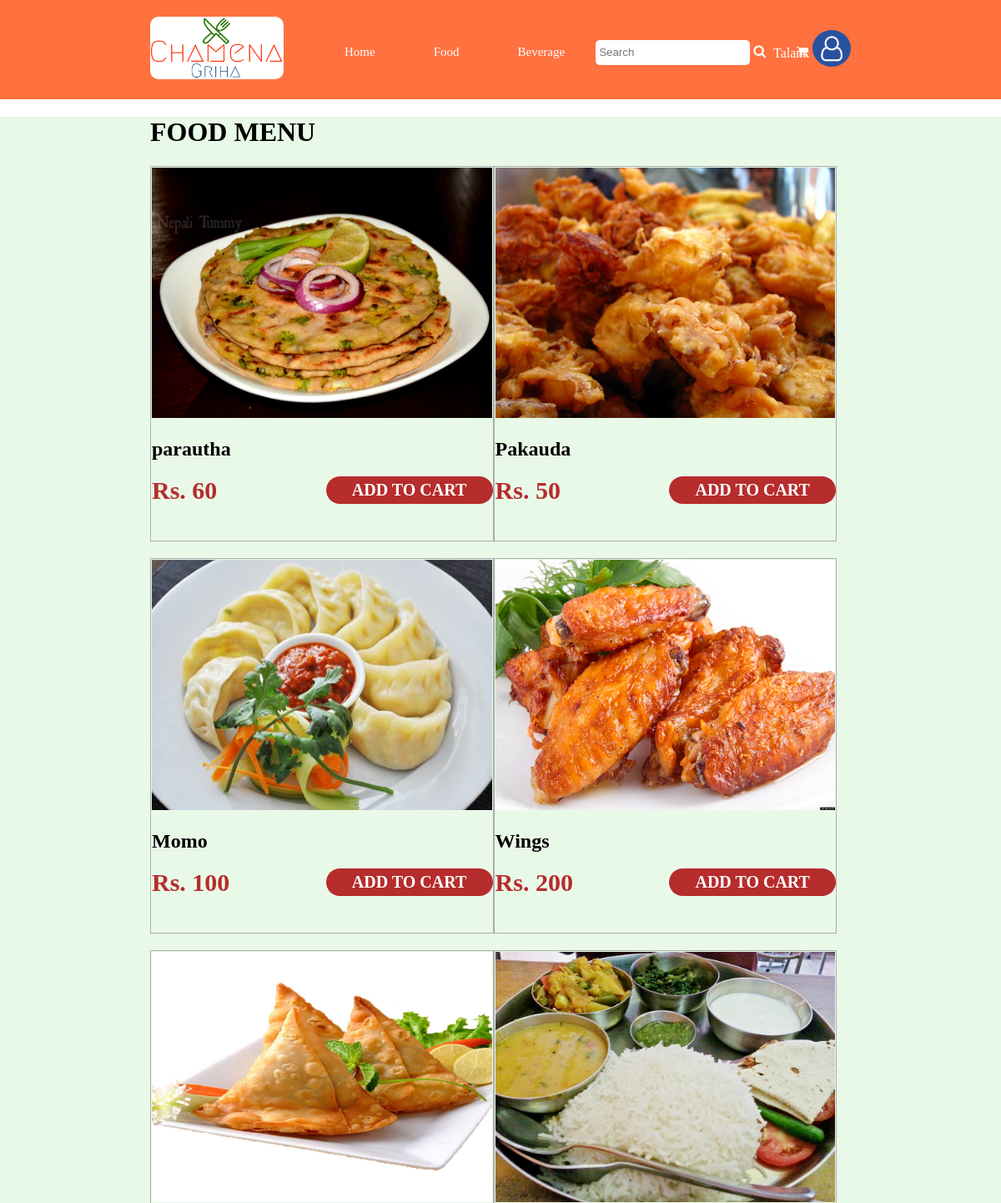
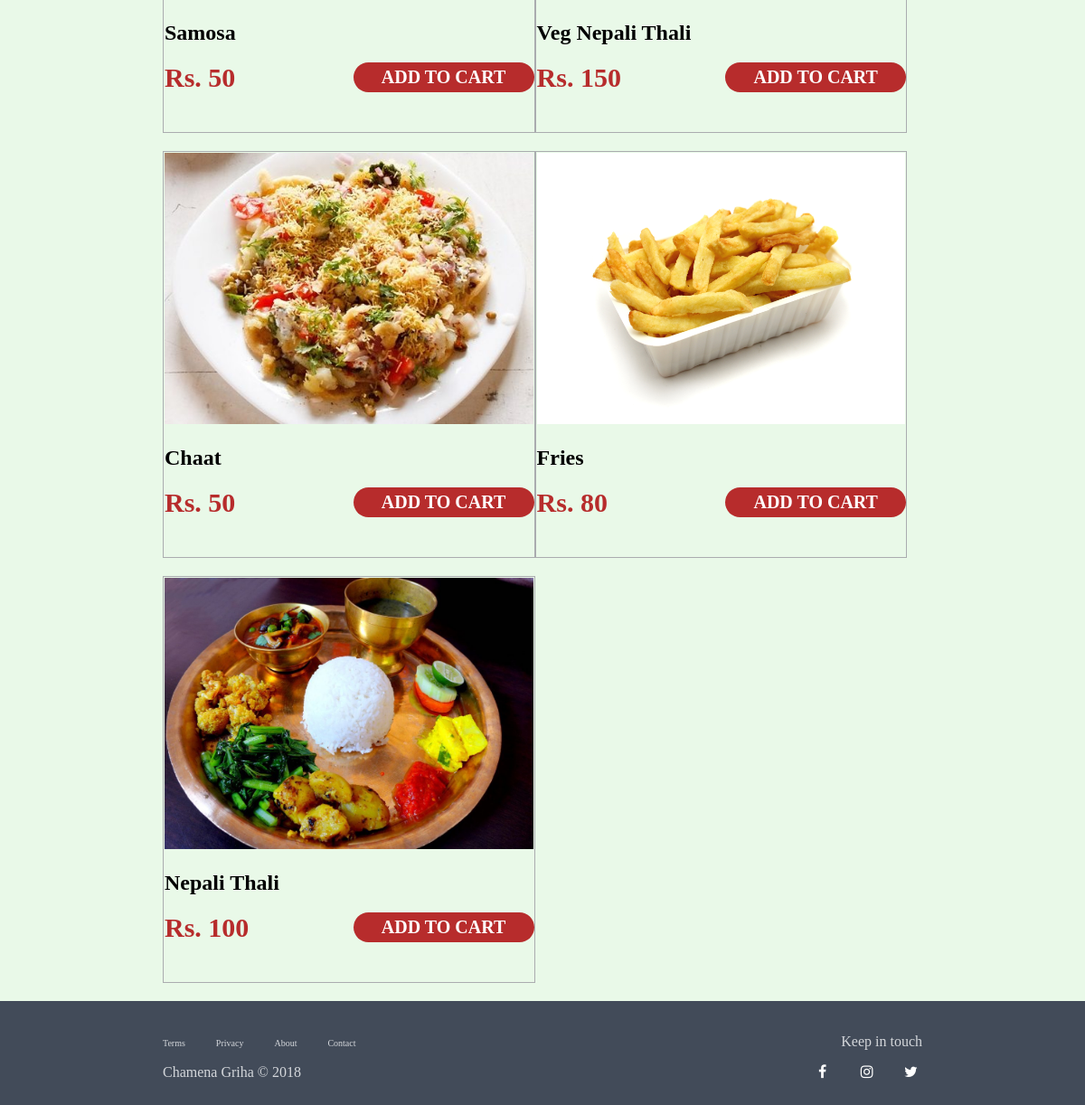
/customer/customer_food.php (signed in), run on the app's committed database (2 pictures, top to bottom).
### tables this page shows
CREATE TABLE `student` (
  `reg_id` bigint(20) NOT NULL,
  `first_name` varchar(50) DEFAULT NULL,
  `last_name` varchar(50) DEFAULT NULL,
  `u_id` int(11) DEFAULT NULL,
  `photo` varchar(50) NOT NULL,
  `account_no` int(4) DEFAULT NULL,
  `phone` bigint(20) DEFAULT NULL,
  `gender` varchar(6) DEFAULT NULL
);

CREATE TABLE `food` (
  `food_id` int(11) NOT NULL,
  `name` varchar(20) DEFAULT NULL,
  `price` float NOT NULL,
  `photo` varchar(50) DEFAULT NULL,
  `food_desc` varchar(250) DEFAULT NULL,
  `type` varchar(8) NOT NULL,
  `featured` int(1) NOT NULL
);

### process/fname.php (called while the page is built, shortened)
 <?php
if ($_SESSION['type']==0)
	$table = "student";
$u_id= $_SESSION['u_id'];
$query = "select first_name from `{$table}` where u_id =$u_id";
$result = mysqli_query($conn, $query);
$row = mysqli_fetch_array($result);
$firstname = $row['first_name'];
?>

### customer/customer_food.php (the view, shortened to what this page needs)
<!DOCTYPE html>
<html>
<head>
	<link rel="stylesheet" type="text/css" href="../font-awesome/css/font-awesome.min.css">
	<link rel="stylesheet" type="text/css" href="../css/style.css">
	<link rel="stylesheet" type="text/css" href="../css/login.css">
	<link rel="stylesheet" type="text/css" href="../css/signup.css">
	<link rel="stylesheet" type="text/css" href="../css/customer_home.css">
	<link rel="stylesheet" type="text/css" href="../css/canteen_home.css">
	<link rel="stylesheet" type="text/css" href="../css/clz_admin_home.css">
</head>
<body>
	<?php
	include('customer_header.php'); ?>
<div class="container">
	<div class="content-wrap">
		<div id="food" >
			<h1>FOOD MENU</h1>
			<div class="food-menu">
				<?php
					include '../process/db_conn.php';
					$query="select food_id,name, price, photo from food";
					$result=mysqli_query($conn,$query);
					$nums=mysqli_num_rows($result);
					if($nums>0){
						while($row=mysqli_fetch_array($result)){
							echo"<div class=food-item>
									<div class=row1>
										<img src=../images/food/$row[photo]>
									</div>
									<div class=row2>
										<h2>$row[name]</h2>
										<span>Rs. $row[price]</span>
										<input type=number name=food_id id=food_id value=$row[food_id] style='display: none'>
										<a href=../process/add_to_cart.php?food_id=$row[food_id]>Add to cart</a>
									</div>
								</div>";
						}
					}
				?>
			</div>
		</div>
	</div>
</div>
<?php
	include('../footer.php');
 ?>

### customer/customer_header.php (shortened to what this page needs)
<header class="customer">
	<div class="content-wrap">
		<img src="../images/logo.PNG">
		<div class="nav-customer">
			<ul>
				<li><a href="../index.php" class="cool-links">Home</a></li>
				<li><a href="customer_food.php" class="cool-links">Food</a></li>
				<li><a href="customer_beverage.php" class="cool-links" >Beverage</a></li>
				<li><label class="search-box">
						<input type="text" name="search" placeholder="Search" class="search">
						<i class="fa fa-search" aria-hidden="true"></i>
					</label>
				</li>
				<li><a href="customer_cart.php" class="cart"><i class="fa fa-shopping-cart" aria-hidden="true"></i>
					<span style="font-size: 13px; margin-left: 3px;" id="number_on_cart">
					</span></a></li>
			</ul>
		</div>
		<div class="acc-settings">
			 <label class="acc">
			 	<span style="color: #fff;">
			 	<?php
			 		include_once('../process/db_conn.php');
					include('../process/fname.php');
					echo"$firstname";
				 ?>
			 	</span>
				<i  onclick="myFunction()" class="fa fa-user-o dropbtn" aria-hidden="true"></i>
			</label>
		</div>
	</div>
</header>

### css/style.css (style rules this page uses)
html { box-sizing: border-box; }
*, *:before, *:after { box-sizing: inherit; }
body { margin: 0; padding: 0; background-image: url("../images/background.png"); background-size: cover; font-family: "Microsoft JhengHei Light"; }
header, footer { width: 100%; padding: 20px 0px; }
.container { width: 100%; background: #e9f9e8; }
.content-wrap { position: relative; margin: auto; max-width: 70%; }
header { background: #ff713f; margin-bottom: 20px; }
header img { width: 160px; border-radius: 10px; }
.search { height: 30px; border-radius: 5px; border: 2px solid #fff; outline: none; }
.search-box i { cursor: pointer; }
.acc-settings { display: inline-block; position: absolute; top: 20%; right: 0; }
.acc-settings label { cursor: pointer; }
.dropbtn { background: #2951a0; font-size: 30px; padding: 7px 10px; border-radius: 50%; color: #fff; border: none; outline: none; cursor: pointer; }

### css/customer_home.css (style rules this page uses)
.nav-customer { position: absolute; top: 35%; display: inline-block; }
.nav-customer li a { text-decoration: none; color: #fff; margin: 2.2em; padding: 5px 0; font-size: 20px; }
@media (max-width:1400px) { .nav-customer li a { font-size: 15px; } }
ul { display: inline; list-style-type: none; }
li { display: inline; text-decoration: none; color: #fff; }
.food-item, .beverage-item { position: relative; display: inline-block; margin-bottom: 20px; height: 450px; width: 49%; border: 1px solid #aaacaf; padding: 1px; }
.food-item img, .beverage-item img { width: 100%; height: 300px; }
.food-item span, .beverage-item span { font-size: 30px; font-weight: bold; color: #b72c2c; }
.food-item a, .beverage-item a, .cart-item a { position: absolute; display: inline-block; right: 0; width:200px; color: #fff; font-size: 20px; font-weight: 900; border-radius: 50px; padding: 5px; margin-bottom: 5px; text-align: center; text-decoration: none; text-transform: uppercase; background: #b72c2c; }

### css/canteen_home.css (style rules this page uses)
ul { display: inline; list-style-type: none; }
li { display: inline; text-decoration: none; color: #fff; }

### css/clz_admin_home.css (style rules this page uses)
ul { display: inline; list-style-type: none; }
li { display: inline; text-decoration: none; color: #fff; }

### customer/customer_header.php (style rules this page uses)
body { margin: 0; padding: 0; background-image: none; background-size: cover; }

### data on the page
student: first_name "Talank"
food: photo (picture), name "parautha", price "60"
food: photo (picture), name "Pakauda", price "50"
food: photo (picture), name "Momo", price "100"
food: photo (picture), name "Wings", price "200"
food: photo (picture), name "Samosa", price "50"
food: photo (picture), name "Veg Nepali Thali", price "150"
food: photo (picture), name "Chaat", price "50"
food: photo (picture), name "Fries", price "80"
food: photo (picture), name "Nepali Thali", price "100"
